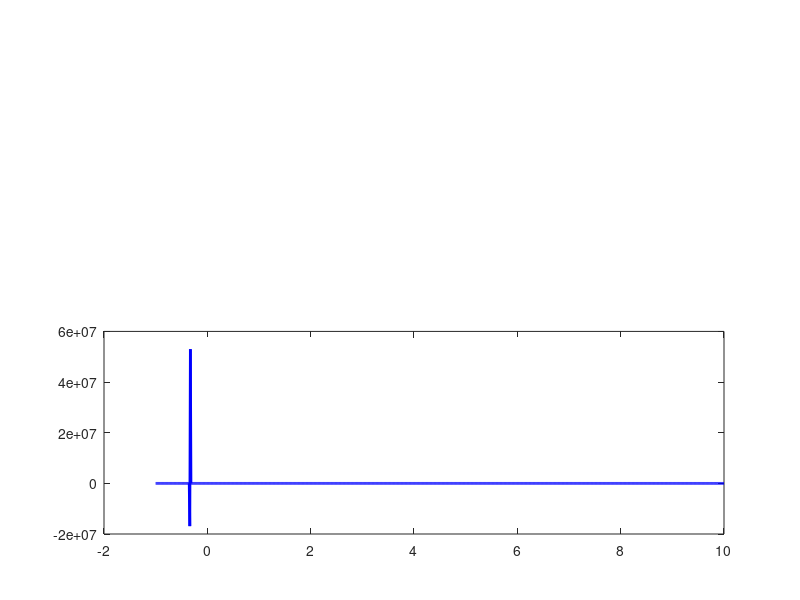

The MATLAB script that drew this image: (Note: this script raises an error after producing the figure.)
% def funktionen f(x)
f = @(x) 61*x - ((x.^2 + x + 0.03) ./ (3*x + 1)).^7 - 20*x.*exp(-x);

%  brett intervall för att hitta rötterna
x = linspace(-1, 10, 1000);
y = f(x);

% plot för översikt av hela funktionen
figure;
subplot(2,2,[3 4]);
x_zoom1 = linspace(-4, 4, 500);
plot(x, y, 'b', 'LineWidth', 2);
yline(0, 'k--'); % nollinje
xlabel('x');
ylabel('f(x)');
title('Översikt');
grid on;
xlim([-10, 10]);
ylim([-20, 20]);

% minsta roten
subplot(2,2,1); 
x_zoom1 = linspace(-0.001, 0.001, 500);
y_zoom1 = f(x_zoom1);
plot(x_zoom1, y_zoom1, 'r', 'LineWidth', 2);
yline(0, 'k--');
xlabel('x');
ylabel('f(x)');
title('Minsta positiva roten');
grid on;

% största positiva roten
subplot(2,2,2);
x_zoom2 = linspace(5, 9, 500);
y_zoom2 = f(x_zoom2);
plot(x_zoom2, y_zoom2, 'g', 'LineWidth', 2);
yline(0, 'k--');
xlabel('x');
ylabel('f(x)');
title('Största positiva roten');
grid on;
